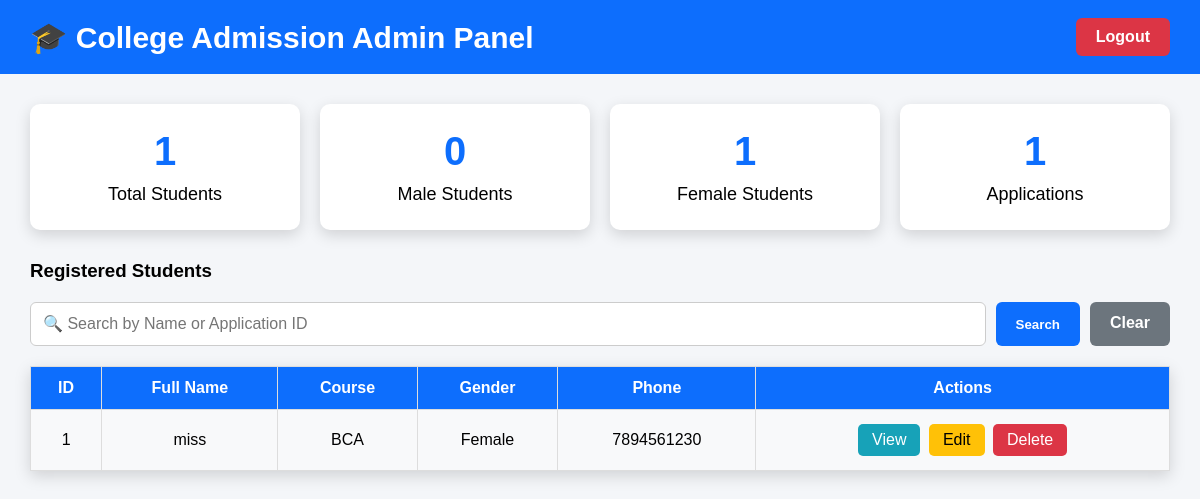
Page /admin (signed in) on the committed database.
### tables this page shows
CREATE TABLE students(

        id INTEGER PRIMARY KEY AUTOINCREMENT,

        fullname TEXT,
        dob TEXT,
        gender TEXT,

        father TEXT,
        mother TEXT,
        phone TEXT,

        nationality TEXT,
        category TEXT,
        blood TEXT,

        sslc_board TEXT,
        sslc_percentage TEXT,
        sslc_year TEXT,

        puc_board TEXT,
        puc_percentage TEXT,
        puc_year TEXT,

        course TEXT,
        shift TEXT,

        photo TEXT,
        sslc TEXT,
        puc TEXT,
        aadhaar TEXT,
        tc TEXT,

        place TEXT,
        declaration_date TEXT

    );

### app.py (the view)
@app.route("/admin")
def admin_dashboard():
    if not session.get("admin_logged_in"):
        flash("Please login first.", "warning")
        return redirect(url_for("admin_login"))
    conn = get_db()
    total_students = conn.execute(
        "SELECT COUNT(*) FROM students"
    ).fetchone()[0]
    male_students = conn.execute(
        "SELECT COUNT(*) FROM students WHERE gender='Male'"
    ).fetchone()[0]
    female_students = conn.execute(
        "SELECT COUNT(*) FROM students WHERE gender='Female'"
    ).fetchone()[0]
    search = request.args.get("search", "").strip()
    if search:
        students = conn.execute(
            """
            SELECT * FROM students
            WHERE fullname LIKE ?
               OR CAST(id AS TEXT) LIKE ?
            ORDER BY id DESC
            """,
            (f"%{search}%", f"%{search}%")
        ).fetchall()
    else:
        students = conn.execute(
            "SELECT * FROM students ORDER BY id DESC"
        ).fetchall()
    conn.close()
    return render_template(
        "admin_dashboard.html",
        students=students,
        total_students=total_students,
        male_students=male_students,
        female_students=female_students,
        search=search
    )

### app.py (called while the page is built)
def get_db():
    conn = sqlite3.connect(DATABASE)
    conn.row_factory = sqlite3.Row
    return conn

### templates/admin_dashboard.html (shortened to what this page needs)
<!DOCTYPE html>
<html lang="en">
<head>
</head>
<body>
<header>
<h2>🎓 College Admission Admin Panel</h2>
<a href="{{ url_for('logout') }}">Logout</a>
</header>
<div class="container">
<div class="cards">
<div class="card">
<h2>{{ total_students }}</h2>
<p>Total Students</p>
</div>
<div class="card">
<h2>{{ male_students }}</h2>
<p>Male Students</p>
</div>
<div class="card">
<h2>{{ female_students }}</h2>
<p>Female Students</p>
</div>
<div class="card">
<h2>{{ students|length }}</h2>
<p>Applications</p>
</div>
</div>
<h3>Registered Students</h3>
<form method="GET" action="{{ url_for('admin_dashboard') }}" style="margin-bottom:20px; display:flex; gap:10px; flex-wrap:wrap;">
    <input
        type="text"
        name="search"
        value="{{ search }}"
        placeholder="🔍 Search by Name or Application ID"
        style="
            flex:1;
            min-width:250px;
            padding:12px;
            border:1px solid #ccc;
            border-radius:6px;
            font-size:16px;
        ">
    <button
        type="submit"
        style="
            background:#0d6efd;
            color:white;
            border:none;
            padding:12px 20px;
            border-radius:6px;
            cursor:pointer;
            font-weight:bold;
        ">
        Search
    </button>
    <a href="{{ url_for('admin_dashboard') }}"
       style="
            background:#6c757d;
            color:white;
            text-decoration:none;
            padding:12px 20px;
            border-radius:6px;
            font-weight:bold;
       ">
        Clear
    </a>
</form>
<table>
<tr>
<th>ID</th>
<th>Full Name</th>
<th>Course</th>
<th>Gender</th>
<th>Phone</th>
<th>Actions</th>
</tr>
{% for student in students %}
<tr>
<td>{{ student.id }}</td>
<td>{{ student.fullname }}</td>
<td>{{ student.course }}</td>
<td>{{ student.gender }}</td>
<td>{{ student.phone }}</td>
<td>
<a class="action-btn view"
href="{{ url_for('view_student', id=student.id) }}">
View
</a>
<a class="action-btn edit"
href="{{ url_for('edit_student', id=student.id) }}">
Edit
</a>
<a class="action-btn delete"
href="{{ url_for('delete_student', id=student.id) }}"
onclick="return confirm('Delete this application?')">
Delete
</a>
</td>
</tr>
{% else %}
<tr>
<td colspan="6">
No student applications found.
</td>
</tr>
{% endfor %}
</table>
</div>
</body>
</html>

### templates/admin_dashboard.html (style rules this page uses)
* { margin:0; padding:0; box-sizing:border-box; font-family:Arial, Helvetica, sans-serif; }
body { background:#f4f6f9; }
header { background:#0d6efd; color:white; padding:18px 30px; display:flex; justify-content:space-between; align-items:center; }
header h2 { font-size:30px; }
header a { text-decoration:none; color:white; background:#dc3545; padding:10px 20px; border-radius:6px; font-weight:bold; }
.container { width:95%; margin:30px auto; }
.cards { display:grid; grid-template-columns:repeat(4,1fr); gap:20px; margin-bottom:30px; }
.card { background:white; padding:25px; border-radius:10px; text-align:center; box-shadow:0 5px 15px rgba(0,0,0,.15); }
.card h2 { color:#0d6efd; font-size:40px; }
.card p { margin-top:10px; font-size:18px; }
h3 { margin-bottom:20px; }
table { width:100%; border-collapse:collapse; background:white; box-shadow:0 5px 15px rgba(0,0,0,.15); }
th { background:#0d6efd; color:white; }
th,td { padding:12px; border:1px solid #ddd; text-align:center; }
tr:nth-child(even) { background:#f8f9fa; }
.action-btn { padding:7px 14px; border-radius:5px; text-decoration:none; color:white; margin:2px; display:inline-block; }
.view { background:#17a2b8; }
.edit { background:#ffc107; color:black; }
.delete { background:#dc3545; }

### rows in the picture
students: id "1", fullname "miss", course "BCA", gender "Female", phone "7894561230"

### other values in the picture
{{ total_students }} "1"
{{ male_students }} "0"
{{ female_students }} "1"
{{ students|length }} "1"
